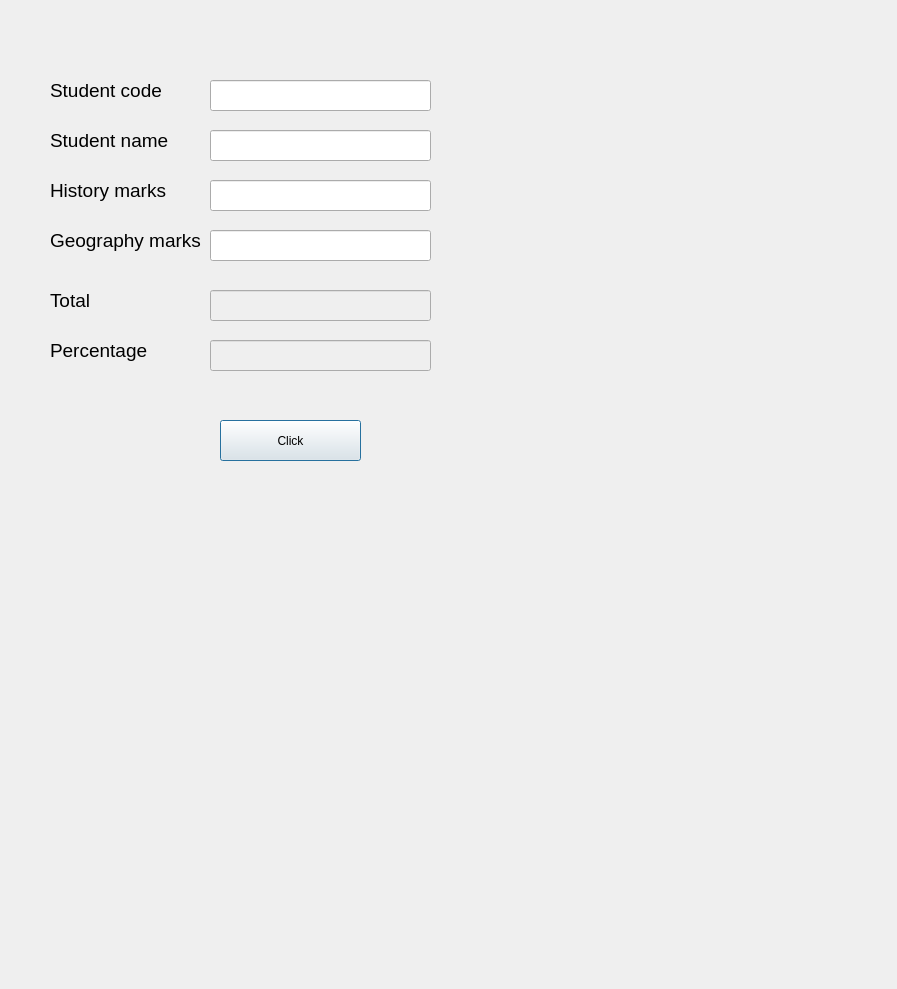
<?xml version="1.0" encoding="UTF-8"?>
<ui version="4.0">
 <class>Dialog</class>
 <widget class="QDialog" name="Dialog">
  <property name="geometry">
   <rect>
    <x>0</x>
    <y>0</y>
    <width>897</width>
    <height>989</height>
   </rect>
  </property>
  <property name="windowTitle">
   <string>Dialog</string>
  </property>
  <widget class="QLabel" name="StudentCode">
   <property name="geometry">
    <rect>
     <x>50</x>
     <y>70</y>
     <width>121</width>
     <height>41</height>
    </rect>
   </property>
   <property name="font">
    <font>
     <pointsize>14</pointsize>
    </font>
   </property>
   <property name="text">
    <string>Student code</string>
   </property>
  </widget>
  <widget class="QLabel" name="StudentName">
   <property name="geometry">
    <rect>
     <x>50</x>
     <y>120</y>
     <width>121</width>
     <height>41</height>
    </rect>
   </property>
   <property name="font">
    <font>
     <pointsize>14</pointsize>
    </font>
   </property>
   <property name="text">
    <string>Student name</string>
   </property>
  </widget>
  <widget class="QLabel" name="HistoryMarks">
   <property name="geometry">
    <rect>
     <x>50</x>
     <y>170</y>
     <width>121</width>
     <height>41</height>
    </rect>
   </property>
   <property name="font">
    <font>
     <pointsize>14</pointsize>
    </font>
   </property>
   <property name="text">
    <string>History marks</string>
   </property>
  </widget>
  <widget class="QLabel" name="GeographyMarks">
   <property name="geometry">
    <rect>
     <x>50</x>
     <y>220</y>
     <width>171</width>
     <height>41</height>
    </rect>
   </property>
   <property name="font">
    <font>
     <pointsize>14</pointsize>
    </font>
   </property>
   <property name="text">
    <string>Geography marks</string>
   </property>
  </widget>
  <widget class="QLabel" name="Total">
   <property name="geometry">
    <rect>
     <x>50</x>
     <y>280</y>
     <width>121</width>
     <height>41</height>
    </rect>
   </property>
   <property name="font">
    <font>
     <pointsize>14</pointsize>
    </font>
   </property>
   <property name="text">
    <string>Total</string>
   </property>
  </widget>
  <widget class="QLabel" name="Percentage">
   <property name="geometry">
    <rect>
     <x>50</x>
     <y>330</y>
     <width>121</width>
     <height>41</height>
    </rect>
   </property>
   <property name="font">
    <font>
     <pointsize>14</pointsize>
    </font>
   </property>
   <property name="text">
    <string>Percentage</string>
   </property>
  </widget>
  <widget class="QLineEdit" name="lineEditCode">
   <property name="geometry">
    <rect>
     <x>210</x>
     <y>80</y>
     <width>221</width>
     <height>31</height>
    </rect>
   </property>
  </widget>
  <widget class="QLineEdit" name="lineEditName">
   <property name="geometry">
    <rect>
     <x>210</x>
     <y>130</y>
     <width>221</width>
     <height>31</height>
    </rect>
   </property>
  </widget>
  <widget class="QLineEdit" name="lineEditHistorymarks">
   <property name="geometry">
    <rect>
     <x>210</x>
     <y>180</y>
     <width>221</width>
     <height>31</height>
    </rect>
   </property>
  </widget>
  <widget class="QLineEdit" name="lineEditGeographyMarks">
   <property name="geometry">
    <rect>
     <x>210</x>
     <y>230</y>
     <width>221</width>
     <height>31</height>
    </rect>
   </property>
  </widget>
  <widget class="QLineEdit" name="lineEditTotal">
   <property name="enabled">
    <bool>false</bool>
   </property>
   <property name="geometry">
    <rect>
     <x>210</x>
     <y>290</y>
     <width>221</width>
     <height>31</height>
    </rect>
   </property>
  </widget>
  <widget class="QLineEdit" name="lineEditPercentage">
   <property name="enabled">
    <bool>false</bool>
   </property>
   <property name="geometry">
    <rect>
     <x>210</x>
     <y>340</y>
     <width>221</width>
     <height>31</height>
    </rect>
   </property>
  </widget>
  <widget class="QPushButton" name="pushButton">
   <property name="geometry">
    <rect>
     <x>220</x>
     <y>420</y>
     <width>141</width>
     <height>41</height>
    </rect>
   </property>
   <property name="text">
    <string>Click</string>
   </property>
  </widget>
 </widget>
 <resources/>
 <connections/>
</ui>
